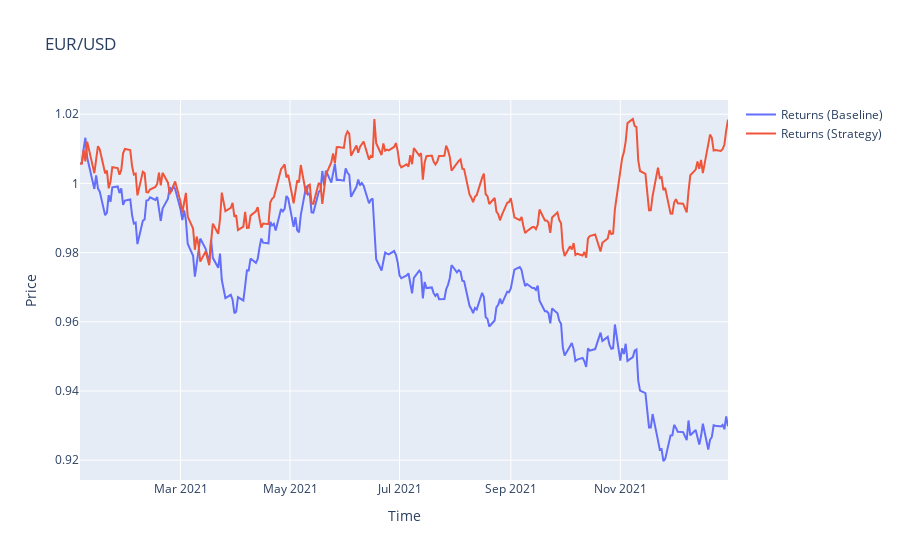

Source (notebook cell):
### Code cell
fig = go.Figure()

fig.add_trace(go.Scatter(x=data.index, y=data.creturns, name='Returns (Baseline)'))
fig.add_trace(go.Scatter(x=data.index, y=data.cstrategy, name='Returns (Strategy)'))

fig.update_layout(title='EUR/USD', xaxis_title='Time', yaxis_title='Price')

fig.show()

### Figure 1 — Plotly figure (JSON) as saved in the notebook; plotly's stock layout.template omitted (floating-point values rounded to 4 significant figures; data arrays with more than 128 entries replaced by an {"elided": "..."} marker saying what was removed)
{"data": [{"name": "Returns (Baseline)", "type": "scatter", "x": {"elided": "260 str values"}, "y": {"elided": "260 float values"}}, {"name": "Returns (Strategy)", "type": "scatter", "x": {"elided": "260 str values"}, "y": {"elided": "260 float values"}}], "layout": {"title": {"text": "EUR/USD"}, "xaxis": {"title": {"text": "Time"}}, "yaxis": {"title": {"text": "Price"}}}}
